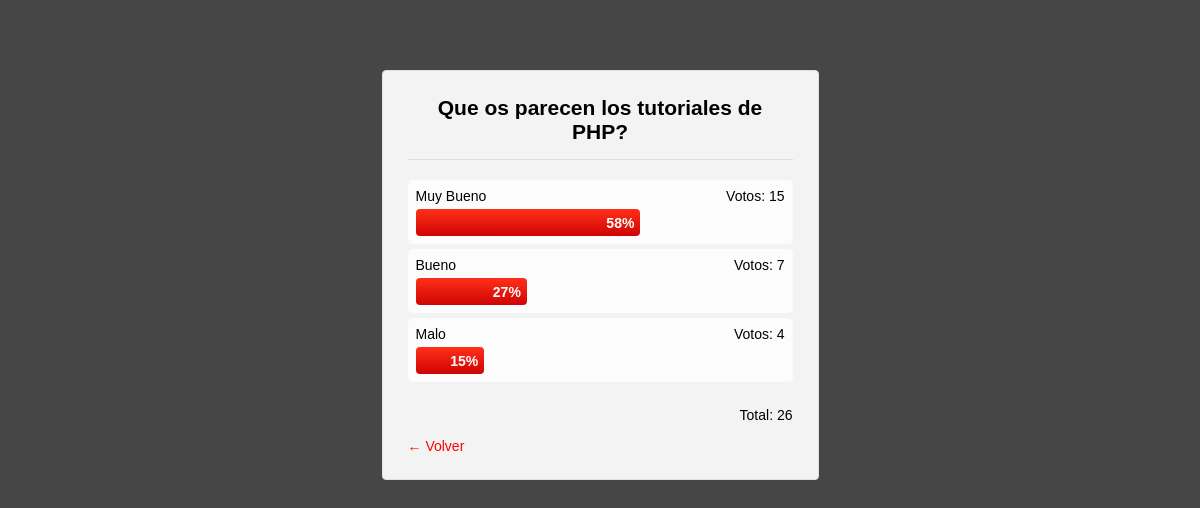
The page /resultado.php?id=1 (signed in) on the database its author committed.
### tables this page shows
CREATE TABLE IF NOT EXISTS `opciones` (
  `id` int(11) NOT NULL AUTO_INCREMENT,
  `id_encuesta` int(11) NOT NULL,
  `nombre` varchar(50) NOT NULL,
  `valor` int(11) NOT NULL,
  PRIMARY KEY (`id`)
);

CREATE TABLE IF NOT EXISTS `encuestas` (
  `id` int(11) NOT NULL AUTO_INCREMENT,
  `titulo` varchar(50) NOT NULL,
  `fecha` date NOT NULL,
  PRIMARY KEY (`id`)
);

### resultado.php (the view, shortened to what this page needs)
<?php
$suma = 0;
$id = $_GET['id'];
$mod = @mysql_query("SELECT SUM(valor) as valor FROM opciones WHERE id_encuesta = ".$id);
while($result = @mysql_fetch_object($mod)){
	$suma = $result->valor;
}
?>
<!DOCTYPE HTML>
<html lang="en-US">
<head>
	<link rel="stylesheet" href="estilos.css">
</head>
<body>
<div class="wrap">
<form action="" method="post">
<?php
$aux = 0;
$sql = "SELECT a.titulo as titulo, a.fecha as fecha, b.id as id, b.nombre as nombre, b.valor as valor FROM encuestas a INNER JOIN opciones b ON a.id = b.id_encuesta WHERE a.id = ".$id ." ORDER BY valor DESC ";
$req = @mysql_query($sql);
while($result = @mysql_fetch_object($req)){
	if($aux == 0){
			echo "<h1>".$result->titulo."</h1>";
			echo "<ul class='votacion'>";
		$aux = 1;
	}
	echo '<li><div class="fl">'.$result->nombre.'</div><div class="fr">Votos: '.$result->valor.'</div>';
    if($suma == 0){
        echo '<div class="barra cero" style="width:0%;"></div></li>';
    }else{
        echo '<div class="barra" style="width:'.($result->valor*100/$suma).'%;">'.round($result->valor*100/$suma).'%</div></li>';
    }
}
echo '</ul>';
if(isset($aux)){
	echo '<span class="fr">Total: '.$suma.'</span>';
	echo '<a href="encuesta.php?id='.$id.'"" class="volver">← Volver</a>';
}
?>
</form>
</div>
</body>
</html>

### estilos.css (style rules this page uses)
.barra { background: #ff0; background: -moz-linear-gradient(top, #ff3019 0%, #cf0404 100%); background: -webkit-linear-gradient(top, #ff3019 0%,#cf0404 100%); background: linear-gradient(to bottom, #ff3019 0%,#cf0404 100%); clear: both; height: 15px; color: white; font-weight: bold; text-align: right; padding: 6px; border-radius: 4px; max-width: 356px; min-width: 20px; }
* { margin: 0; padding: 0; font-family: sans-serif; font-size: 14px; }
body { background: #464646; }
a { text-decoration: none; color: red; }
.fr { float: right; }
.fl, .votar { float: left; }
.wrap { padding: 25px; margin: 0 auto; width: 385px; background: #F3F3F3; border-radius: 4px; margin-top: 70px; border: 1px solid #E0E0E0; }
h1 { margin-bottom: 20px; font-size: 21px; border-bottom: 1px solid #DDD; padding-bottom: 15px; text-align: center; }
ul.votacion { margin-bottom: 25px; list-style: none; }
.votacion li { padding: 8px; background: #FCFCFC; border-radius: 5px; margin-bottom: 5px; }
.votacion .fl { margin-bottom: 5px; }
.volver { display: block; padding-top: 15px; clear: both; }

### rows shown on the page
opciones: id_encuesta.titulo "Que os parecen los tutoriales de PHP?", nombre "Muy Bueno", valor "15", $result->valor*100/$suma 57.692307692308 (drawn), valor "58"
opciones: nombre "Bueno", valor "7", $result->valor*100/$suma 26.923076923077 (drawn), valor "27"
opciones: nombre "Malo", valor "4", $result->valor*100/$suma 15.384615384615 (drawn), valor "15"

### other values the page prints
$suma "26"
